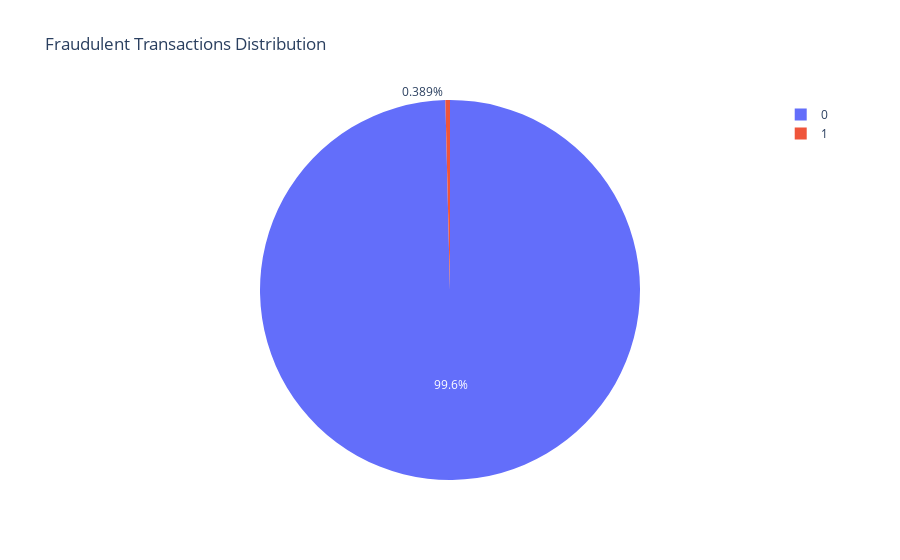

The cell this chart's notebook holds for it:
### Code cell
fraud_counts = df['is_fraud'].value_counts()

fig = px.pie(names=fraud_counts.index, values=fraud_counts.values, title='Fraudulent Transactions Distribution')

fig.show()

### Figure 1 — Plotly figure (JSON) as saved in the notebook; plotly's stock layout.template omitted (floating-point values rounded to 4 significant figures)
{"data": [{"domain": {"x": [0, 1], "y": [0, 1]}, "hovertemplate": "label=%{label}<br>value=%{value}<extra></extra>", "labels": [0, 1], "legendgroup": "", "name": "", "showlegend": true, "type": "pie", "values": [55329, 216]}], "layout": {"legend": {"tracegroupgap": 0}, "title": {"text": "Fraudulent Transactions Distribution"}}}
